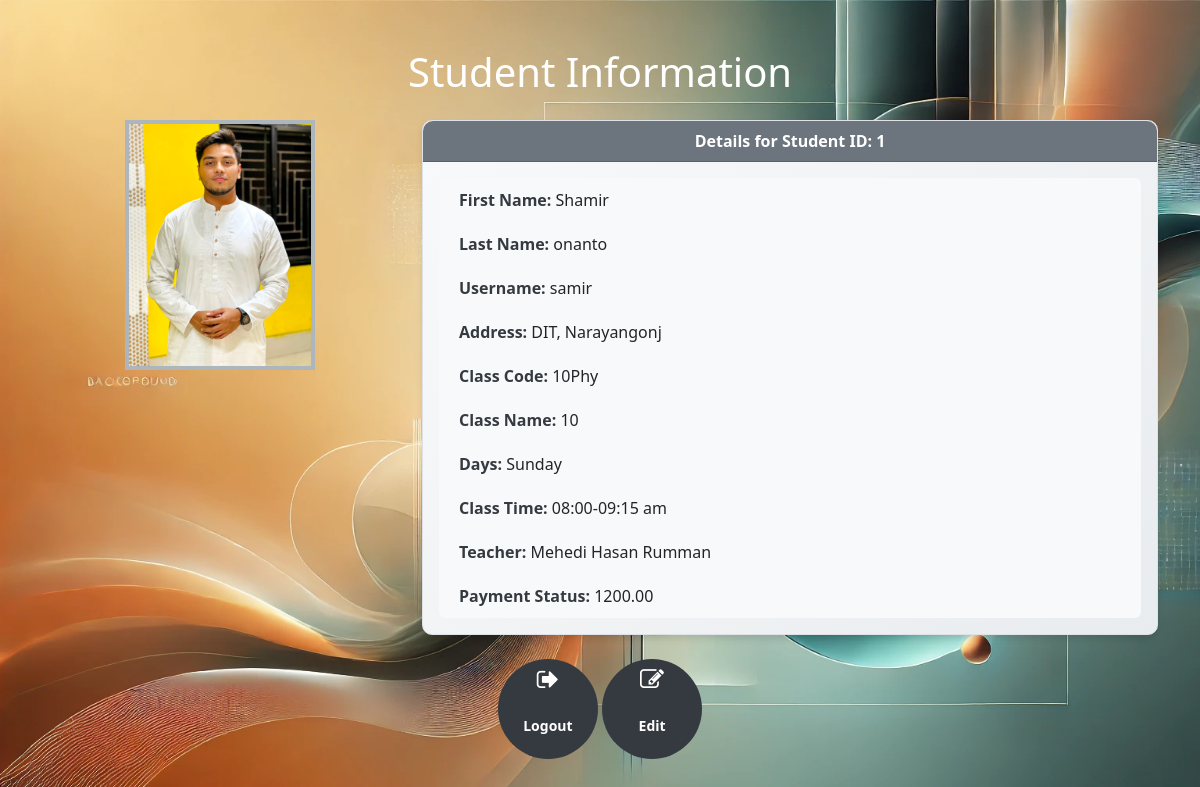
Page /Sirius/student/index_student.php (signed in) on the committed database.
### tables this page shows
CREATE TABLE `student` (
  `username` varchar(50) NOT NULL,
  `password` varchar(255) NOT NULL,
  `f_name` varchar(50) NOT NULL,
  `l_name` varchar(50) NOT NULL,
  `student_id` int(11) NOT NULL,
  `class_code` varchar(50) DEFAULT NULL,
  `Address` varchar(250) DEFAULT NULL,
  `class_name` int(11) DEFAULT NULL
);

CREATE TABLE `student_profiles` (
  `student_id` int(11) NOT NULL,
  `profile_picture` varchar(255) DEFAULT NULL
);

CREATE TABLE `class` (
  `class_name` int(11) NOT NULL,
  `class_code` varchar(255) NOT NULL,
  `Days` varchar(50) DEFAULT NULL,
  `teacher's_Payment` decimal(10,2) DEFAULT NULL,
  `class_time` varchar(16) DEFAULT NULL,
  `student_payment` decimal(10,2) DEFAULT NULL
);

### Sirius/student/index_student.php (the view, shortened to what this page needs)
<?php
$student_id = $_SESSION['student_id'] ?? null;
if (isset($_SESSION['student_id']) && isset($_SESSION['usert'])) {
    if ($_SESSION['usert'] == '2') {
        include "../admin/data/class.php";
        $sql = "SELECT
        s.student_id,
        s.f_name,
        s.l_name,
        s.username,
        s.Address,
        sp.profile_picture,
        c.class_code,
        c.class_name,
        c.days,
        c.class_time,
        CONCAT(t.f_name, ' ', t.l_name) AS teacher_full_name,
        c.student_payment
    FROM
        student s
    JOIN
        student_profiles sp ON s.student_id = sp.student_id
    JOIN
        class c ON s.class_code = c.class_code
    JOIN
        teacher t ON c.class_code = t.class_code
    WHERE
        s.student_id = ?";
        $stmt = $conct->prepare($sql);
        $stmt->execute([$student_id]);
        $student = $stmt->fetch(PDO::FETCH_ASSOC);
    }
} else {
    header("Location: ../login.php");
    exit;
}
?>
<!DOCTYPE html>
<html>
<head>
    <link href="https://cdnjs.cloudflare.com/ajax/libs/bootstrap/5.3.0/css/bootstrap.min.css" rel="stylesheet">
    <link rel="stylesheet" type="text/css" href="..\Css\Front.css">
    <link rel="stylesheet" href="https://cdnjs.cloudflare.com/ajax/libs/font-awesome/4.7.0/css/font-awesome.min.css">
</head>
<body class="student_home">
    <div class="container mt-5">
        <h1 class="text-center mb-4" style="color: white;">Student Information</h1>
        <div class="row">
            <div class="col-md-4 text-center">
                <img src="../image/<?php echo htmlspecialchars($student['profile_picture']); ?>" alt="Profile Picture"
                    class="profile-picture">
            </div>
            <div class="col-md-8">
                <div class="card student-card">
                    <div class="card-header">Details for Student ID:
                        <?php echo htmlspecialchars($student['student_id']); ?>
                    </div>
                    <div class="card-body">
                        <ul class="list-group">
                            <li class="list-group-item"><strong>First Name:</strong>
                                <?php echo htmlspecialchars($student['f_name']); ?></li>
                            <li class="list-group-item"><strong>Last Name:</strong>
                                <?php echo htmlspecialchars($student['l_name']); ?></li>
                            <li class="list-group-item"><strong>Username:</strong>
                                <?php echo htmlspecialchars($student['username']); ?></li>
                            <li class="list-group-item"><strong>Address:</strong>
                                <?php echo htmlspecialchars($student['Address']); ?></li>
                            <li class="list-group-item"><strong>Class Code:</strong>
                                <?php echo htmlspecialchars($student['class_code']); ?></li>
                            <li class="list-group-item"><strong>Class Name:</strong>
                                <?php echo htmlspecialchars($student['class_name']); ?></li>
                            <li class="list-group-item"><strong>Days:</strong>
                                <?php echo htmlspecialchars($student['days']); ?></li>
                            <li class="list-group-item"><strong>Class Time:</strong>
                                <?php echo htmlspecialchars($student['class_time']); ?></li>
                            <li class="list-group-item"><strong>Teacher:</strong>
                                <?php echo htmlspecialchars($student['teacher_full_name']); ?></li>
                            <li class="list-group-item"><strong>Payment Status:</strong>
                                <?php echo htmlspecialchars($student['student_payment']); ?></li>
                        </ul>
                    </div>
                </div>
            </div>
        </div>
        <div class="text-center mt-4">
            <a href="../logout.php" class="btn logout-btn">
                <i class="fa fa-sign-out" aria-hidden="true"></i>Logout
            </a>
            <a href="edit_info_stud.php" class="btn logout-btn">
                <i class="fa fa-edit" aria-hidden="true"></i> Edit
            </a>
        </div>
    </div>
</body>
</html>

### Sirius/Css/Front.css (style rules this page uses)
.student_home, .teacher_home { background: url(../image/student.webp); background-size: cover; background-attachment: fixed; }
.btn { font-weight: bold; padding: 8px 15px; border-radius: 20px; transition: background-color 0.3s ease, transform 0.2s ease; }
.student-card, .teacher-card, .class-card { background: linear-gradient(135deg, #f8f9fa, #e9ecef); border: 1px solid #dee2e6; border-radius: 10px; box-shadow: 0 4px 6px rgba(0, 0, 0, 0.1); }
.student-card .card-header, .teacher-card .card-header, .class-card .card-header { background-color: #6c757d; color: white; font-weight: bold; text-align: center; border-top-left-radius: 10px; border-top-right-radius: 10px; }
.profile-picture { max-width: 250px; max-height: 250px; border: 4px solid #adb5bd; margin: auto; display: block; }
.list-group-item { background-color: #f8f9fa; border: none; padding: 10px 20px; }
.list-group-item strong { font-weight: 600; color: #343a40; }
.logout-btn { background-color: #343a40; border: none; border-radius: 50px; color: white; width: 100px; height: 100px; display: inline-block; font-size: 14px; font-weight: bold; text-align: center; line-height: 60px; transition: all 0.3s ease; padding-bottom: 50px; }
.logout-btn i { font-size: 24px; display: block; margin-bottom: 5px; }

### rows in the picture
student: student_profiles.profile_picture (picture), student_id "1", f_name "Shamir", l_name "onanto", username "samir", Address "DIT, Narayangonj", class_code.class_code "10Phy", class_code.class_name "10", class_code.Days "Sunday", class_code.class_time "08:00-09:15 am", class_code.student_payment "1200.00"

### other values in the picture
$student['teacher_full_name'] "Mehedi Hasan Rumman"
